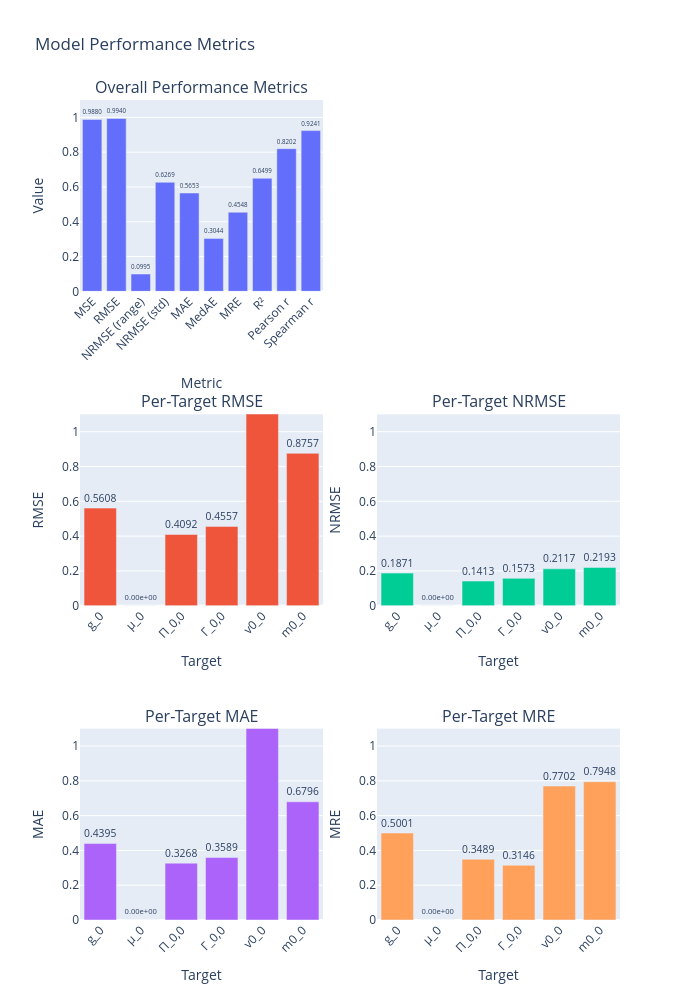
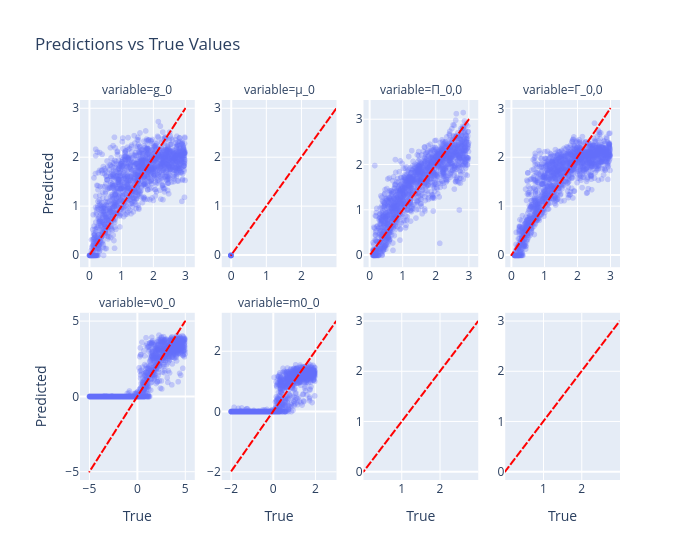

The notebook cell saved with these charts, in order:
### Markdown cell above
### Model Evaluation

As can be seen, training converged well. Let's load the best model checkpoint and compare the performance on the test set.
The overall and per-parameter metrics show that the performance can be improved.

### Code cell
experiment = runner.load_checkpoint("checkpoints/cnn1d_n1/cdae33dd70284e6c8d9e93a550f73ab2/best")
# experiment.load_checkpoint("best")

y_pred, y_true, loss = experiment.trainer.evaluate(dm.test_dataloader)

col_names = get_param_names(n_actions, ic=True)

metrics = compute_metrics(y_true, y_pred)
plot_metrics(metrics, target_names=col_names)
plot_parameter_comparison(y_true, y_pred, col_names)

### Figure 1 — Plotly figure (JSON) as saved in the notebook; plotly's stock layout.template omitted (floating-point values rounded to 4 significant figures)
{"data": [{"name": "Overall Metrics", "text": ["0.9880", "0.9940", "0.0995", "0.6269", "0.5653", "0.3044", "0.4548", "0.6499", "0.8202", "0.9241"], "textposition": "outside", "type": "bar", "x": ["MSE", "RMSE", "NRMSE (range)", "NRMSE (std)", "MAE", "MedAE", "MRE", "R²", "Pearson r", "Spearman r"], "xaxis": "x", "y": [0.988, 0.994, 0.09949, 0.6269, 0.5653, 0.3044, 0.4548, 0.6499, 0.8202, 0.9241], "yaxis": "y"}, {"name": "Per-Target RMSE", "showlegend": false, "text": ["0.5608", "0.00e+00", "0.4092", "0.4557", "2.1146", "0.8757"], "textposition": "outside", "type": "bar", "x": [0, 1, 2, 3, 4, 5], "xaxis": "x3", "y": [0.5608, 0.0, 0.4092, 0.4557, 2.115, 0.8757], "yaxis": "y3"}, {"name": "Per-Target NRMSE", "showlegend": false, "text": ["0.1871", "0.00e+00", "0.1413", "0.1573", "0.2117", "0.2193"], "textposition": "outside", "type": "bar", "x": [0, 1, 2, 3, 4, 5], "xaxis": "x4", "y": [0.1871, 0.0, 0.1413, 0.1573, 0.2117, 0.2193], "yaxis": "y4"}, {"name": "Per-Target MAE", "showlegend": false, "text": ["0.4395", "0.00e+00", "0.3268", "0.3589", "1.5870", "0.6796"], "textposition": "outside", "type": "bar", "x": [0, 1, 2, 3, 4, 5], "xaxis": "x5", "y": [0.4395, 0.0, 0.3268, 0.3589, 1.587, 0.6796], "yaxis": "y5"}, {"name": "Per-Target MRE", "showlegend": false, "text": ["0.5001", "0.00e+00", "0.3489", "0.3146", "0.7702", "0.7948"], "textposition": "outside", "type": "bar", "x": [0, 1, 2, 3, 4, 5], "xaxis": "x6", "y": [0.5001, 0.0, 0.3489, 0.3146, 0.7702, 0.7948], "yaxis": "y6"}], "layout": {"annotations": [{"font": {"size": 16}, "showarrow": false, "text": "Overall Performance Metrics", "x": 0.225, "xanchor": "center", "xref": "paper", "y": 1.0, "yanchor": "bottom", "yref": "paper"}, {"font": {"size": 16}, "showarrow": false, "text": "Per-Target RMSE", "x": 0.225, "xanchor": "center", "xref": "paper", "y": 0.6167, "yanchor": "bottom", "yref": "paper"}, {"font": {"size": 16}, "showarrow": false, "text": "Per-Target NRMSE", "x": 0.775, "xanchor": "center", "xref": "paper", "y": 0.6167, "yanchor": "bottom", "yref": "paper"}, {"font": {"size": 16}, "showarrow": false, "text": "Per-Target MAE", "x": 0.225, "xanchor": "center", "xref": "paper", "y": 0.2333, "yanchor": "bottom", "yref": "paper"}, {"font": {"size": 16}, "showarrow": false, "text": "Per-Target MRE", "x": 0.775, "xanchor": "center", "xref": "paper", "y": 0.2333, "yanchor": "bottom", "yref": "paper"}], "height": 1000, "showlegend": false, "title": {"text": "Model Performance Metrics"}, "width": 700, "xaxis": {"anchor": "y", "domain": [0, 0.45], "tickangle": -45, "title": {"text": "Metric"}}, "xaxis2": {"anchor": "y2", "domain": [0.55, 1]}, "xaxis3": {"anchor": "y3", "domain": [0, 0.45], "tickangle": -45, "ticktext": ["g_0", "μ_0", "Π_0,0", "Γ_0,0", "v0_0", "m0_0"], "tickvals": [0, 1, 2, 3, 4, 5], "title": {"text": "Target"}}, "xaxis4": {"anchor": "y4", "domain": [0.55, 1], "tickangle": -45, "ticktext": ["g_0", "μ_0", "Π_0,0", "Γ_0,0", "v0_0", "m0_0"], "tickvals": [0, 1, 2, 3, 4, 5], "title": {"text": "Target"}}, "xaxis5": {"anchor": "y5", "domain": [0, 0.45], "tickangle": -45, "ticktext": ["g_0", "μ_0", "Π_0,0", "Γ_0,0", "v0_0", "m0_0"], "tickvals": [0, 1, 2, 3, 4, 5], "title": {"text": "Target"}}, "xaxis6": {"anchor": "y6", "domain": [0.55, 1], "tickangle": -45, "ticktext": ["g_0", "μ_0", "Π_0,0", "Γ_0,0", "v0_0", "m0_0"], "tickvals": [0, 1, 2, 3, 4, 5], "title": {"text": "Target"}}, "yaxis": {"anchor": "x", "domain": [0.7667, 1.0], "range": [0, 1.1], "title": {"text": "Value"}}, "yaxis2": {"anchor": "x2", "domain": [0.7667, 1.0]}, "yaxis3": {"anchor": "x3", "domain": [0.3833, 0.6167], "range": [0, 1.1], "title": {"text": "RMSE"}}, "yaxis4": {"anchor": "x4", "domain": [0.3833, 0.6167], "range": [0, 1.1], "title": {"text": "NRMSE"}}, "yaxis5": {"anchor": "x5", "domain": [0, 0.2333], "range": [0, 1.1], "title": {"text": "MAE"}}, "yaxis6": {"anchor": "x6", "domain": [0, 0.2333], "range": [0, 1.1], "title": {"text": "MRE"}}}}

### Figure 2 — Plotly figure (JSON) as saved in the notebook; plotly's stock layout.template omitted (floating-point values rounded to 4 significant figures; data arrays with more than 128 entries replaced by an {"elided": "..."} marker saying what was removed)
{"data": [{"hovertemplate": "variable=g_0<br>True=%{x}<br>Predicted=%{y}<extra></extra>", "legendgroup": "", "marker": {"color": "#636efa", "opacity": 0.3, "symbol": "circle"}, "mode": "markers", "name": "", "showlegend": false, "type": "scattergl", "x": {"elided": "1472 float values"}, "xaxis": "x5", "y": {"elided": "1472 float values"}, "yaxis": "y5"}, {"hovertemplate": "variable=μ_0<br>True=%{x}<br>Predicted=%{y}<extra></extra>", "legendgroup": "", "marker": {"color": "#636efa", "opacity": 0.3, "symbol": "circle"}, "mode": "markers", "name": "", "showlegend": false, "type": "scattergl", "x": {"elided": "1472 float values"}, "xaxis": "x6", "y": {"elided": "1472 float values"}, "yaxis": "y6"}, {"hovertemplate": "variable=Π_0,0<br>True=%{x}<br>Predicted=%{y}<extra></extra>", "legendgroup": "", "marker": {"color": "#636efa", "opacity": 0.3, "symbol": "circle"}, "mode": "markers", "name": "", "showlegend": false, "type": "scattergl", "x": {"elided": "1472 float values"}, "xaxis": "x7", "y": {"elided": "1472 float values"}, "yaxis": "y7"}, {"hovertemplate": "variable=Γ_0,0<br>True=%{x}<br>Predicted=%{y}<extra></extra>", "legendgroup": "", "marker": {"color": "#636efa", "opacity": 0.3, "symbol": "circle"}, "mode": "markers", "name": "", "showlegend": false, "type": "scattergl", "x": {"elided": "1472 float values"}, "xaxis": "x8", "y": {"elided": "1472 float values"}, "yaxis": "y8"}, {"hovertemplate": "variable=v0_0<br>True=%{x}<br>Predicted=%{y}<extra></extra>", "legendgroup": "", "marker": {"color": "#636efa", "opacity": 0.3, "symbol": "circle"}, "mode": "markers", "name": "", "showlegend": false, "type": "scattergl", "x": {"elided": "1472 float values"}, "xaxis": "x", "y": {"elided": "1472 float values"}, "yaxis": "y"}, {"hovertemplate": "variable=m0_0<br>True=%{x}<br>Predicted=%{y}<extra></extra>", "legendgroup": "", "marker": {"color": "#636efa", "opacity": 0.3, "symbol": "circle"}, "mode": "markers", "name": "", "showlegend": false, "type": "scattergl", "x": {"elided": "1472 float values"}, "xaxis": "x2", "y": {"elided": "1472 float values"}, "yaxis": "y2"}, {"hovertemplate": "variable=0<br>0=%{x}<br>1=%{y}<extra></extra>", "legendgroup": "", "line": {"color": "red", "dash": "dash"}, "marker": {"symbol": "circle"}, "mode": "lines", "name": "", "showlegend": false, "type": "scattergl", "x": [0.0009292, 2.998], "xaxis": "x5", "y": [0.0009292, 2.998], "yaxis": "y5"}, {"hovertemplate": "variable=1<br>0=%{x}<br>1=%{y}<extra></extra>", "legendgroup": "", "line": {"color": "red", "dash": "dash"}, "marker": {"symbol": "circle"}, "mode": "lines", "name": "", "showlegend": false, "type": "scattergl", "x": [0.0, 0.0], "xaxis": "x6", "y": [0.0, 0.0], "yaxis": "y6"}, {"hovertemplate": "variable=2<br>0=%{x}<br>1=%{y}<extra></extra>", "legendgroup": "", "line": {"color": "red", "dash": "dash"}, "marker": {"symbol": "circle"}, "mode": "lines", "name": "", "showlegend": false, "type": "scattergl", "x": [0.1016, 2.997], "xaxis": "x7", "y": [0.1016, 2.997], "yaxis": "y7"}, {"hovertemplate": "variable=3<br>0=%{x}<br>1=%{y}<extra></extra>", "legendgroup": "", "line": {"color": "red", "dash": "dash"}, "marker": {"symbol": "circle"}, "mode": "lines", "name": "", "showlegend": false, "type": "scattergl", "x": [0.1011, 2.999], "xaxis": "x8", "y": [0.1011, 2.999], "yaxis": "y8"}, {"hovertemplate": "variable=4<br>0=%{x}<br>1=%{y}<extra></extra>", "legendgroup": "", "line": {"color": "red", "dash": "dash"}, "marker": {"symbol": "circle"}, "mode": "lines", "name": "", "showlegend": false, "type": "scattergl", "x": [-4.996, 4.995], "xaxis": "x", "y": [-4.996, 4.995], "yaxis": "y"}, {"hovertemplate": "variable=5<br>0=%{x}<br>1=%{y}<extra></extra>", "legendgroup": "", "line": {"color": "red", "dash": "dash"}, "marker": {"symbol": "circle"}, "mode": "lines", "name": "", "showlegend": false, "type": "scattergl", "x": [-1.995, 1.998], "xaxis": "x2", "y": [-1.995, 1.998], "yaxis": "y2"}, {"hovertemplate": "variable=0<br>0=%{x}<br>1=%{y}<extra></extra>", "legendgroup": "", "line": {"color": "red", "dash": "dash"}, "marker": {"symbol": "circle"}, "mode": "lines", "name": "", "showlegend": false, "type": "scattergl", "x": [0.0009292, 2.998], "xaxis": "x", "y": [0.0009292, 2.998], "yaxis": "y"}, {"hovertemplate": "variable=0<br>0=%{x}<br>1=%{y}<extra></extra>", "legendgroup": "", "line": {"color": "red", "dash": "dash"}, "marker": {"symbol": "circle"}, "mode": "lines", "name": "", "showlegend": false, "type": "scattergl", "x": [0.0009292, 2.998], "xaxis": "x2", "y": [0.0009292, 2.998], "yaxis": "y2"}, {"hovertemplate": "variable=0<br>0=%{x}<br>1=%{y}<extra></extra>", "legendgroup": "", "line": {"color": "red", "dash": "dash"}, "marker": {"symbol": "circle"}, "mode": "lines", "name": "", "showlegend": false, "type": "scattergl", "x": [0.0009292, 2.998], "xaxis": "x3", "y": [0.0009292, 2.998], "yaxis": "y3"}, {"hovertemplate": "variable=0<br>0=%{x}<br>1=%{y}<extra></extra>", "legendgroup": "", "line": {"color": "red", "dash": "dash"}, "marker": {"symbol": "circle"}, "mode": "lines", "name": "", "showlegend": false, "type": "scattergl", "x": [0.0009292, 2.998], "xaxis": "x4", "y": [0.0009292, 2.998], "yaxis": "y4"}, {"hovertemplate": "variable=0<br>0=%{x}<br>1=%{y}<extra></extra>", "legendgroup": "", "line": {"color": "red", "dash": "dash"}, "marker": {"symbol": "circle"}, "mode": "lines", "name": "", "showlegend": false, "type": "scattergl", "x": [0.0009292, 2.998], "xaxis": "x5", "y": [0.0009292, 2.998], "yaxis": "y5"}, {"hovertemplate": "variable=0<br>0=%{x}<br>1=%{y}<extra></extra>", "legendgroup": "", "line": {"color": "red", "dash": "dash"}, "marker": {"symbol": "circle"}, "mode": "lines", "name": "", "showlegend": false, "type": "scattergl", "x": [0.0009292, 2.998], "xaxis": "x6", "y": [0.0009292, 2.998], "yaxis": "y6"}, {"hovertemplate": "variable=0<br>0=%{x}<br>1=%{y}<extra></extra>", "legendgroup": "", "line": {"color": "red", "dash": "dash"}, "marker": {"symbol": "circle"}, "mode": "lines", "name": "", "showlegend": false, "type": "scattergl", "x": [0.0009292, 2.998], "xaxis": "x7", "y": [0.0009292, 2.998], "yaxis": "y7"}, {"hovertemplate": "variable=0<br>0=%{x}<br>1=%{y}<extra></extra>", "legendgroup": "", "line": {"color": "red", "dash": "dash"}, "marker": {"symbol": "circle"}, "mode": "lines", "name": "", "showlegend": false, "type": "scattergl", "x": [0.0009292, 2.998], "xaxis": "x8", "y": [0.0009292, 2.998], "yaxis": "y8"}], "layout": {"annotations": [{"font": {}, "showarrow": false, "text": "variable=v0_0", "x": 0.1062, "xanchor": "center", "xref": "paper", "y": 0.44, "yanchor": "bottom", "yref": "paper"}, {"font": {}, "showarrow": false, "text": "variable=m0_0", "x": 0.3688, "xanchor": "center", "xref": "paper", "y": 0.44, "yanchor": "bottom", "yref": "paper"}, {"font": {}, "showarrow": false, "text": "variable=g_0", "x": 0.1062, "xanchor": "center", "xref": "paper", "y": 1, "yanchor": "bottom", "yref": "paper"}, {"font": {}, "showarrow": false, "text": "variable=μ_0", "x": 0.3688, "xanchor": "center", "xref": "paper", "y": 1, "yanchor": "bottom", "yref": "paper"}, {"font": {}, "showarrow": false, "text": "variable=Π_0,0", "x": 0.6313, "xanchor": "center", "xref": "paper", "y": 1, "yanchor": "bottom", "yref": "paper"}, {"font": {}, "showarrow": false, "text": "variable=Γ_0,0", "x": 0.8938, "xanchor": "center", "xref": "paper", "y": 1, "yanchor": "bottom", "yref": "paper"}], "legend": {"tracegroupgap": 0}, "title": {"text": "Predictions vs True Values"}, "width": 700, "xaxis": {"anchor": "y", "domain": [0, 0.2125], "showticklabels": true, "title": {"text": "True"}}, "xaxis2": {"anchor": "y2", "domain": [0.2625, 0.475], "showticklabels": true, "title": {"text": "True"}}, "xaxis3": {"anchor": "y3", "domain": [0.525, 0.7375], "showticklabels": true, "title": {"text": "True"}}, "xaxis4": {"anchor": "y4", "domain": [0.7875, 1], "showticklabels": true, "title": {"text": "True"}}, "xaxis5": {"anchor": "y5", "domain": [0, 0.2125], "showticklabels": true}, "xaxis6": {"anchor": "y6", "domain": [0.2625, 0.475], "showticklabels": true}, "xaxis7": {"anchor": "y7", "domain": [0.525, 0.7375], "showticklabels": true}, "xaxis8": {"anchor": "y8", "domain": [0.7875, 1], "showticklabels": true}, "yaxis": {"anchor": "x", "domain": [0, 0.44], "showticklabels": true, "title": {"text": "Predicted"}}, "yaxis2": {"anchor": "x2", "domain": [0, 0.44], "showticklabels": true}, "yaxis3": {"anchor": "x3", "domain": [0, 0.44], "showticklabels": true}, "yaxis4": {"anchor": "x4", "domain": [0, 0.44], "showticklabels": true}, "yaxis5": {"anchor": "x5", "domain": [0.56, 1], "showticklabels": true, "title": {"text": "Predicted"}}, "yaxis6": {"anchor": "x6", "domain": [0.56, 1], "showticklabels": true}, "yaxis7": {"anchor": "x7", "domain": [0.56, 1], "showticklabels": true}, "yaxis8": {"anchor": "x8", "domain": [0.56, 1], "showticklabels": true}}}
